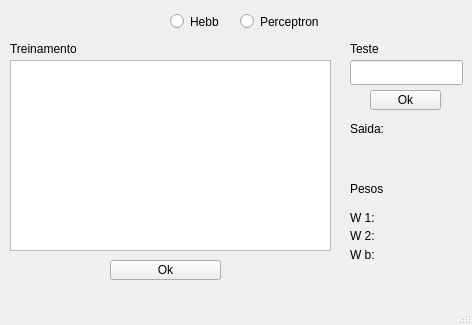
<?xml version="1.0" encoding="UTF-8"?>
<ui version="4.0">
 <class>MainWindow</class>
 <widget class="QMainWindow" name="MainWindow">
  <property name="geometry">
   <rect>
    <x>0</x>
    <y>0</y>
    <width>472</width>
    <height>325</height>
   </rect>
  </property>
  <property name="windowTitle">
   <string>Hebb e Perceptron</string>
  </property>
  <widget class="QWidget" name="centralwidget">
   <widget class="QPlainTextEdit" name="trainPlainTextEdit">
    <property name="geometry">
     <rect>
      <x>10</x>
      <y>60</y>
      <width>321</width>
      <height>191</height>
     </rect>
    </property>
    <property name="toolTip">
     <string>&lt;html&gt;&lt;head/&gt;&lt;body&gt;&lt;p&gt;xi b s&lt;/p&gt;&lt;p&gt;α&lt;/p&gt;&lt;p&gt;θ&lt;/p&gt;&lt;/body&gt;&lt;/html&gt;</string>
    </property>
   </widget>
   <widget class="QLineEdit" name="testLineEdit">
    <property name="geometry">
     <rect>
      <x>350</x>
      <y>60</y>
      <width>113</width>
      <height>25</height>
     </rect>
    </property>
    <property name="toolTip">
     <string>&lt;html&gt;&lt;head/&gt;&lt;body&gt;&lt;p&gt;xi b&lt;/p&gt;&lt;/body&gt;&lt;/html&gt;</string>
    </property>
   </widget>
   <widget class="QLabel" name="trainLabel">
    <property name="geometry">
     <rect>
      <x>10</x>
      <y>40</y>
      <width>91</width>
      <height>17</height>
     </rect>
    </property>
    <property name="minimumSize">
     <size>
      <width>67</width>
      <height>0</height>
     </size>
    </property>
    <property name="font">
     <font>
      <weight>50</weight>
      <bold>false</bold>
      <strikeout>false</strikeout>
     </font>
    </property>
    <property name="text">
     <string>Treinamento</string>
    </property>
   </widget>
   <widget class="QLabel" name="testLabel">
    <property name="geometry">
     <rect>
      <x>350</x>
      <y>40</y>
      <width>41</width>
      <height>17</height>
     </rect>
    </property>
    <property name="text">
     <string>Teste</string>
    </property>
   </widget>
   <widget class="QLabel" name="saidaLabel">
    <property name="geometry">
     <rect>
      <x>350</x>
      <y>120</y>
      <width>41</width>
      <height>17</height>
     </rect>
    </property>
    <property name="text">
     <string>Saida:</string>
    </property>
   </widget>
   <widget class="QLabel" name="respostaLabel">
    <property name="geometry">
     <rect>
      <x>400</x>
      <y>90</y>
      <width>41</width>
      <height>16</height>
     </rect>
    </property>
    <property name="text">
     <string/>
    </property>
   </widget>
   <widget class="QLabel" name="testLabel_2">
    <property name="geometry">
     <rect>
      <x>350</x>
      <y>180</y>
      <width>67</width>
      <height>17</height>
     </rect>
    </property>
    <property name="text">
     <string>Pesos</string>
    </property>
   </widget>
   <widget class="QPushButton" name="trainPushButton">
    <property name="geometry">
     <rect>
      <x>110</x>
      <y>260</y>
      <width>111</width>
      <height>20</height>
     </rect>
    </property>
    <property name="text">
     <string>Ok</string>
    </property>
   </widget>
   <widget class="QPushButton" name="testPushButton">
    <property name="geometry">
     <rect>
      <x>370</x>
      <y>90</y>
      <width>71</width>
      <height>20</height>
     </rect>
    </property>
    <property name="text">
     <string>Ok</string>
    </property>
   </widget>
   <widget class="QRadioButton" name="hebbRadioButton">
    <property name="geometry">
     <rect>
      <x>170</x>
      <y>10</y>
      <width>62</width>
      <height>23</height>
     </rect>
    </property>
    <property name="text">
     <string>Hebb</string>
    </property>
   </widget>
   <widget class="QRadioButton" name="perceptronRadioButton">
    <property name="geometry">
     <rect>
      <x>240</x>
      <y>10</y>
      <width>98</width>
      <height>23</height>
     </rect>
    </property>
    <property name="text">
     <string>Perceptron</string>
    </property>
   </widget>
   <widget class="QLabel" name="weight1Label">
    <property name="geometry">
     <rect>
      <x>350</x>
      <y>210</y>
      <width>31</width>
      <height>16</height>
     </rect>
    </property>
    <property name="text">
     <string>W 1:</string>
    </property>
   </widget>
   <widget class="QLabel" name="weight2Label">
    <property name="geometry">
     <rect>
      <x>350</x>
      <y>228</y>
      <width>31</width>
      <height>16</height>
     </rect>
    </property>
    <property name="text">
     <string>W 2:</string>
    </property>
   </widget>
   <widget class="QLabel" name="weightBLabel">
    <property name="geometry">
     <rect>
      <x>350</x>
      <y>247</y>
      <width>31</width>
      <height>16</height>
     </rect>
    </property>
    <property name="text">
     <string>W b:</string>
    </property>
   </widget>
   <widget class="QLabel" name="p1Label">
    <property name="geometry">
     <rect>
      <x>390</x>
      <y>210</y>
      <width>71</width>
      <height>16</height>
     </rect>
    </property>
    <property name="text">
     <string/>
    </property>
   </widget>
   <widget class="QLabel" name="p2Label">
    <property name="geometry">
     <rect>
      <x>390</x>
      <y>228</y>
      <width>71</width>
      <height>16</height>
     </rect>
    </property>
    <property name="text">
     <string/>
    </property>
   </widget>
   <widget class="QLabel" name="pBLabel">
    <property name="geometry">
     <rect>
      <x>390</x>
      <y>247</y>
      <width>71</width>
      <height>16</height>
     </rect>
    </property>
    <property name="text">
     <string/>
    </property>
   </widget>
  </widget>
  <widget class="QMenuBar" name="menubar">
   <property name="geometry">
    <rect>
     <x>0</x>
     <y>0</y>
     <width>472</width>
     <height>21</height>
    </rect>
   </property>
  </widget>
  <widget class="QStatusBar" name="statusbar"/>
 </widget>
 <resources/>
 <connections/>
</ui>
